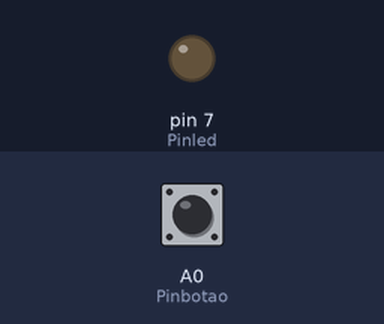
Recording of a program running on a simulated Arduino Uno, built with avr-gcc and run on an emulated ATmega328P. Parts: output pins drawn as LEDs (lit = HIGH). The inputs (shaded band) are chosen by the test bench; at power-on: A0 (Pinbotao) HIGH. What the program prints to the serial monitor is not drawn.

Above: at 1.2 s.
1.3 s: A0 (Pinbotao) pulled LOW for 0.15 s
At 1.37 s:
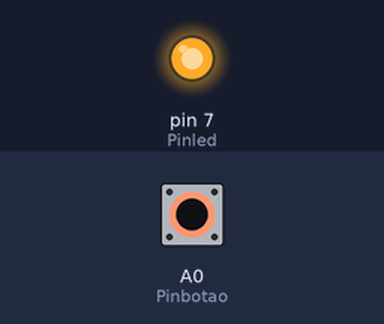
2.9 s: A0 (Pinbotao) pulled LOW for 3.2 s
At 7.1 s:
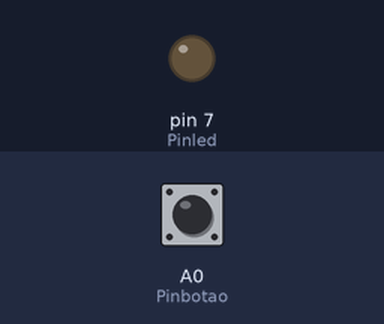
Timing chart, 0 to 8.6 s (numbered marks = the images above; inputs shaded):
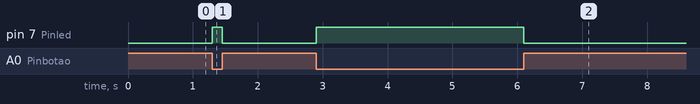

Measured:
- after the input at 1.3 s, pin 7 (Pinled): LOW → HIGH at once, → LOW 0.15 s later
- after the input at 2.9 s, pin 7 (Pinled): LOW → HIGH at once, → LOW 3.2 s later

The program:

main.cpp
```cpp
#include <Arduino.h>

// definir pino do led
const int Pinled = 7;
//definir pino do botao
const int Pinbotao = A0;

void setup ()
{
// ligar  monitor serial
 Serial.begin(115200);
// definir pino led como saída
 pinMode (Pinled, OUTPUT);
//definir pino botao como entrada
 pinMode (Pinbotao, INPUT);
 Serial.begin(115200);

}

void loop ()
{

Serial.println(digitalRead(Pinbotao));
  // se o botão estiver pressionado entao:
  if(digitalRead(Pinbotao) == LOW)
  {
    //liga o led
    digitalWrite (Pinled, HIGH);
  }
  //senão
  else
  {
   //desliga o led
    digitalWrite (Pinled, LOW);


  }
}
```
